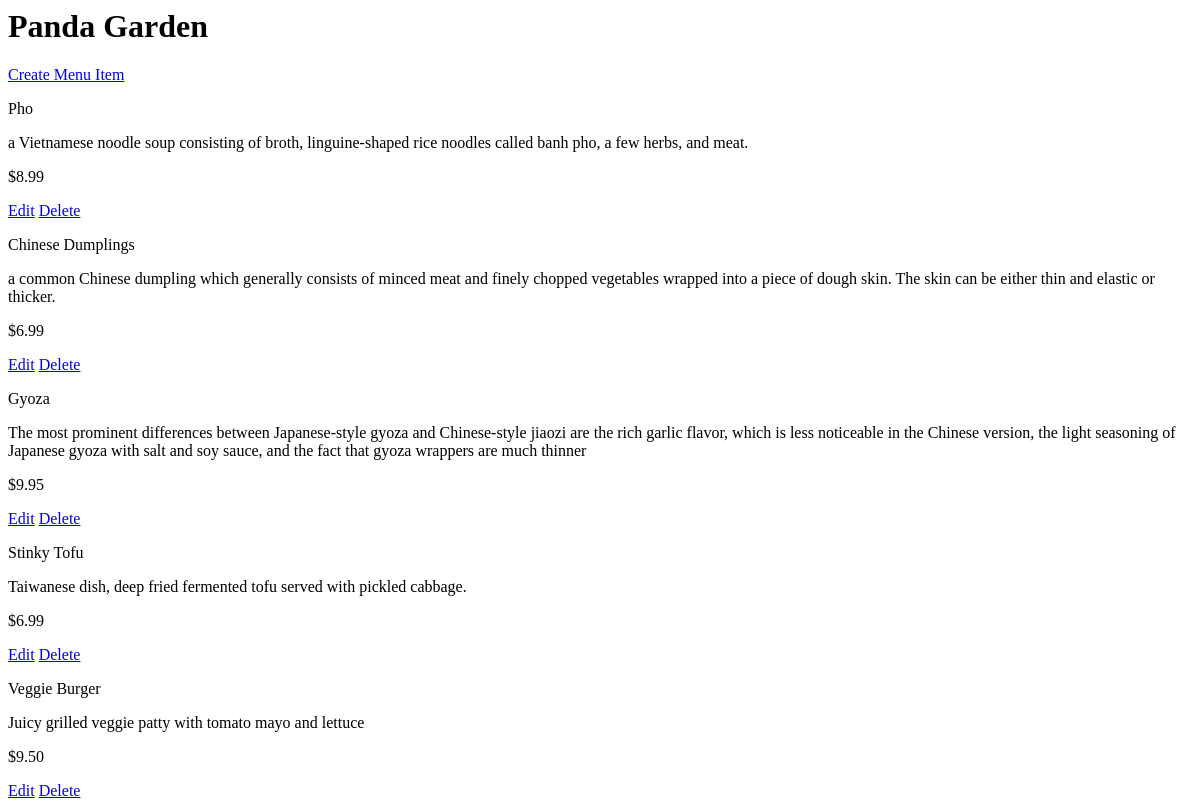
Before: / with the older database file.
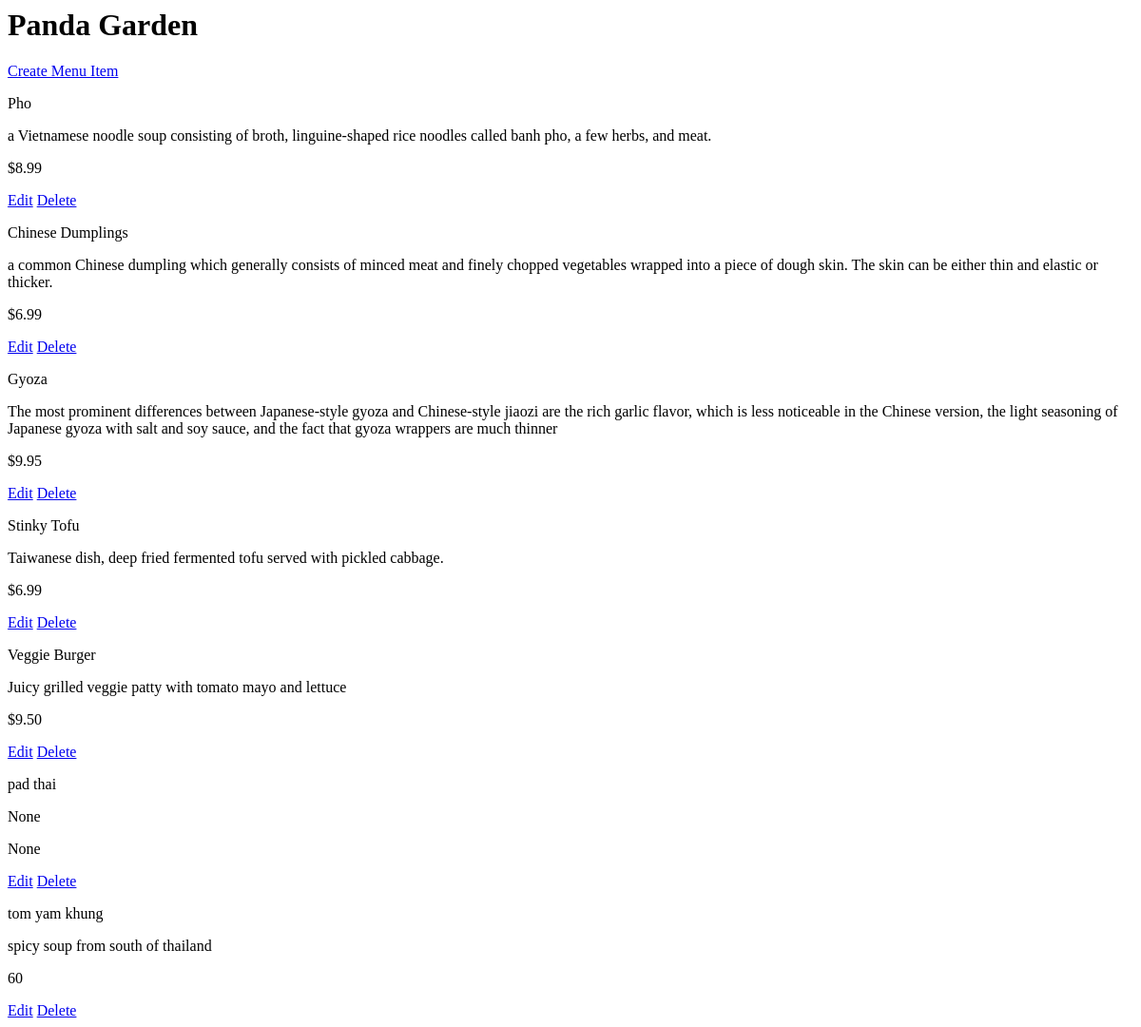
After: the same page with the newer database file.
### database_setup.py (models this page shows)
class Restaurant(Base):
    __tablename__ = 'restaurant'
    id = Column(Integer, primary_key=True)
    name = Column(String(250), nullable=False)

class MenuItem(Base):
    __tablename__ = 'menu_item'
    name = Column(String(80), nullable=False)
    id = Column(Integer, primary_key=True)
    description = Column(String(250))
    price = Column(String(8))
    course = Column(String(250))
    restaurant_id = Column(Integer, ForeignKey('restaurant.id'))
    restaurant = relationship(Restaurant)

### webserver.py (the view)
@app.route('/')
@app.route('/restaurants/<int:param_restaurant_id>')
def restaurantMenu(param_restaurant_id = 0):
    restaurant = None
    if param_restaurant_id is not 0:
        restaurant = session.query(Restaurant).filter_by(id=param_restaurant_id).one()
    else:
        restaurant = session.query(Restaurant).first()
    items = session.query(MenuItem).filter_by(restaurant_id=restaurant.id)
    return render_template('menu.html', restaurant=restaurant, items=items)

### templates/menu.html
<html>
  <body>
    <h1>{{ restaurant.name }}</h1>
    <a href = {{ url_for('newMenuItem' ,restaurant_id = restaurant.id) }}>Create Menu Item</a>
    {% for i in items %}
    <div>
      <p>{{ i.name }}</p>
      <p>{{ i.description }}</p>
      <p>{{ i.price }}</p>
      <a href = {{ url_for('editMenuItem' ,restaurant_id = restaurant.id, menu_id=i.id) }}>Edit</a>
      <a href = {{ url_for('deleteMenuItem' ,restaurant_id = restaurant.id, menu_id=i.id) }}> Delete</a>
    </div>
    {% endfor %}
  </body>
</html>

Changed rows visible on the page:
added MenuItem: name "pad thai", description "None", price "None"
added MenuItem: name "tom yam khung", description "spicy soup from south of thailand", price "60"
